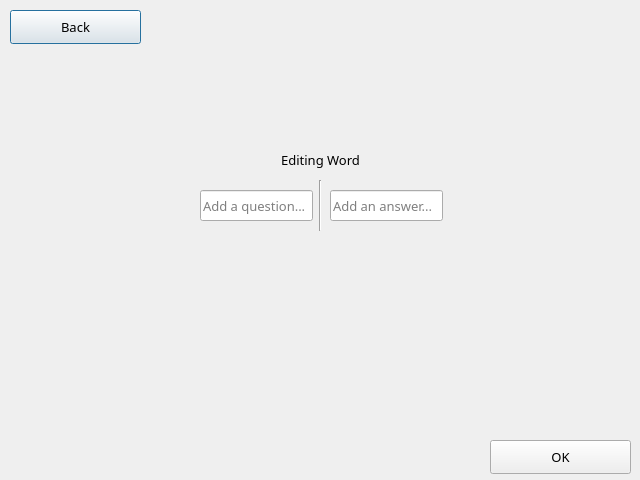
<?xml version="1.0" encoding="UTF-8"?>
<ui version="4.0">
 <class>wordEdit</class>
 <widget class="QDialog" name="wordEdit">
  <property name="geometry">
   <rect>
    <x>0</x>
    <y>0</y>
    <width>640</width>
    <height>480</height>
   </rect>
  </property>
  <property name="font">
   <font>
    <family>Ubuntu Sans</family>
    <pointsize>10</pointsize>
   </font>
  </property>
  <property name="windowTitle">
   <string>Dialog</string>
  </property>
  <widget class="QPushButton" name="button_back">
   <property name="geometry">
    <rect>
     <x>10</x>
     <y>10</y>
     <width>131</width>
     <height>34</height>
    </rect>
   </property>
   <property name="font">
    <font>
     <family>Ubuntu Sans</family>
     <pointsize>10</pointsize>
    </font>
   </property>
   <property name="text">
    <string>Back</string>
   </property>
  </widget>
  <widget class="QPushButton" name="button_ok">
   <property name="geometry">
    <rect>
     <x>490</x>
     <y>440</y>
     <width>141</width>
     <height>34</height>
    </rect>
   </property>
   <property name="font">
    <font>
     <family>Ubuntu Sans</family>
     <pointsize>10</pointsize>
    </font>
   </property>
   <property name="text">
    <string>OK</string>
   </property>
   <property name="autoDefault">
    <bool>true</bool>
   </property>
   <property name="default">
    <bool>false</bool>
   </property>
   <property name="flat">
    <bool>false</bool>
   </property>
  </widget>
  <widget class="QLineEdit" name="line_a">
   <property name="geometry">
    <rect>
     <x>330</x>
     <y>190</y>
     <width>113</width>
     <height>31</height>
    </rect>
   </property>
   <property name="placeholderText">
    <string>Add an answer...</string>
   </property>
  </widget>
  <widget class="Line" name="hline">
   <property name="geometry">
    <rect>
     <x>310</x>
     <y>180</y>
     <width>20</width>
     <height>51</height>
    </rect>
   </property>
   <property name="orientation">
    <enum>Qt::Orientation::Vertical</enum>
   </property>
  </widget>
  <widget class="QLineEdit" name="line_q">
   <property name="geometry">
    <rect>
     <x>200</x>
     <y>190</y>
     <width>113</width>
     <height>31</height>
    </rect>
   </property>
   <property name="placeholderText">
    <string notr="true">Add a question...</string>
   </property>
  </widget>
  <widget class="QLabel" name="label_editmode">
   <property name="geometry">
    <rect>
     <x>200</x>
     <y>150</y>
     <width>241</width>
     <height>20</height>
    </rect>
   </property>
   <property name="text">
    <string>Editing Word</string>
   </property>
   <property name="alignment">
    <set>Qt::AlignmentFlag::AlignCenter</set>
   </property>
  </widget>
 </widget>
 <resources/>
 <connections/>
</ui>
